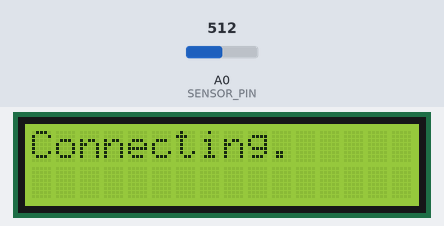
The sketch below on a simulated ESP8266 (NodeMCU). On the bench: 16×2 character LCD. The inputs (shaded band) are chosen by the test bench; at power-on: A0 (SENSOR_PIN) = 512. WiFi joins after 1.5 s; servers stay silent unless stated; uploads are accepted with an empty reply; the audio player accepts every command and is not drawn; what the sketch prints to the serial monitor is not drawn.

Above: at 0.7 s.
At 1.7 s:
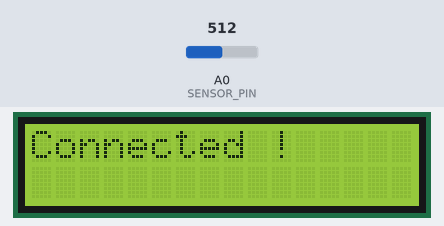
At 3.5 s:
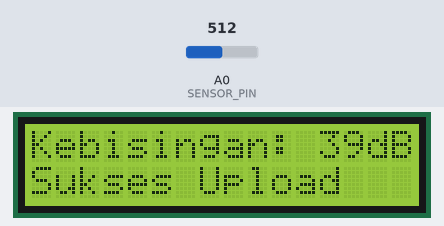

The sketch:

soundLevel.ino
```cpp
#include <DFPlayer_Mini_Mp3.h>
#include <SoftwareSerial.h>
#include <ESP8266WiFi.h>
#include <ESP8266HTTPClient.h>
#include <ESP8266WebServer.h>
#include <Wire.h>
#include <WiFiClient.h>
#include <LiquidCrystal_I2C.h>

#define SENSOR_PIN A0

SoftwareSerial mp3Serial(0, 2); // RX, TX
LiquidCrystal_I2C lcd(0x27, 16, 2);//atau 0x3F
WiFiClient wificlient;
HTTPClient http;

const int sampleWindow = 50;                              // Sample window width in mS (50 mS = 20Hz)
unsigned int sample;

const char *ssid = "";  //ENTER YOUR WIFI SETTINGS
const char *password = "";
const char *host = "";
String myHost = String(host);

void setup () {
  Serial.begin(9600);

  lcd.begin(16, 2);
  lcd.init();
  lcd.backlight();

  lcd.setCursor(0, 0);
  lcd.print("Connecting");

  Serial.println("Connecting to ");
  Serial.println(ssid);

  WiFi.begin(ssid, password);
  while (WiFi.status() != WL_CONNECTED)
  {
    delay(500);
    Serial.print(".");
    lcd.print(".");
  }
  lcd.clear();

  lcd.setCursor(0, 0);
  lcd.print("Connected !");
  delay(500);

  lcd.clear();
  Serial.println("");
  Serial.println("WiFi connected");

  mp3Serial.begin(9600);
  mp3_set_serial(mp3Serial);
  // Delay is required before accessing player. From my experience it's ~1 sec
  delay(1000);
  mp3_set_volume(25);
}

void loop (){
  unsigned long startMillis = millis();                  // Start of sample window
  float peakToPeak = 0;                                  // peak-to-peak level

  unsigned int signalMax = 0;                            //minimum value
  unsigned int signalMin = 1024;                         //maximum value

  // collect data for 50 mS
  while (millis() - startMillis < sampleWindow)
  {
    sample = analogRead(SENSOR_PIN);                    //get reading from microphone
    if (sample < 1024)                                  // toss out spurious readings
    {
      if (sample > signalMax)
      {
        signalMax = sample;                           // save just the max levels
      }
      else if (sample < signalMin)
      {
        signalMin = sample;                           // save just the min levels
      }
    }
  }

  peakToPeak = signalMax - signalMin;                    // max - min = peak-peak amplitude
  int db = map(peakToPeak, 20, 900, 40, 90);         //calibrate for deciBels
  String decibel = String(db);

  lcd.setCursor(0,0);
  lcd.print("Kebisingan: " + decibel + "dB");
  Serial.println(decibel);

  http.begin(wificlient, myHost+"getData.php?data=" + decibel);
  Serial.println(myHost+"getData.php?data=" + decibel);
  int httpCode = http.GET();            //Send the request
  String payload = http.getString();

  Serial.println(httpCode);   //Print HTTP return code
  Serial.println(payload);

  lcd.setCursor(0,1);
  if(httpCode == 200){
    lcd.print("Sukses Upload");
  }else{
    lcd.print("Gagal Upload");
  }

  if(db > 55){
    mp3_play(1);
    delay(3000);
    mp3_stop();
  }
  http.end();  //Close connection'
  delay(1000);
}
```

Measured:
- what the display in image 1 shows lasts 0.5 s, from 1.7 s to 2.2 s
